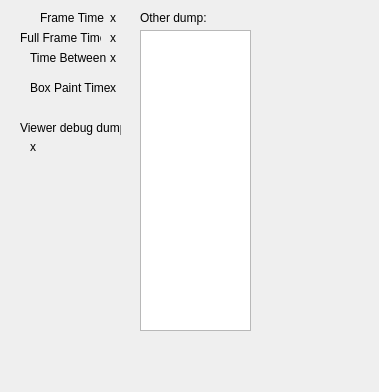
<?xml version="1.0" encoding="UTF-8"?>
<ui version="4.0">
 <class>StatsWindow</class>
 <widget class="QWidget" name="StatsWindow">
  <property name="geometry">
   <rect>
    <x>0</x>
    <y>0</y>
    <width>379</width>
    <height>392</height>
   </rect>
  </property>
  <property name="windowTitle">
   <string>Form</string>
  </property>
  <widget class="QLabel" name="label">
   <property name="geometry">
    <rect>
     <x>40</x>
     <y>10</y>
     <width>71</width>
     <height>16</height>
    </rect>
   </property>
   <property name="text">
    <string>Frame Time</string>
   </property>
  </widget>
  <widget class="QLabel" name="label_2">
   <property name="geometry">
    <rect>
     <x>20</x>
     <y>30</y>
     <width>81</width>
     <height>16</height>
    </rect>
   </property>
   <property name="text">
    <string>Full Frame Time</string>
   </property>
  </widget>
  <widget class="QLabel" name="label_3">
   <property name="geometry">
    <rect>
     <x>30</x>
     <y>50</y>
     <width>81</width>
     <height>16</height>
    </rect>
   </property>
   <property name="text">
    <string>Time Between</string>
   </property>
  </widget>
  <widget class="QLabel" name="label_4">
   <property name="geometry">
    <rect>
     <x>30</x>
     <y>80</y>
     <width>81</width>
     <height>16</height>
    </rect>
   </property>
   <property name="text">
    <string>Box Paint Time</string>
   </property>
  </widget>
  <widget class="QLabel" name="frame_time">
   <property name="geometry">
    <rect>
     <x>110</x>
     <y>10</y>
     <width>71</width>
     <height>16</height>
    </rect>
   </property>
   <property name="text">
    <string>x</string>
   </property>
  </widget>
  <widget class="QLabel" name="full_frame_time">
   <property name="geometry">
    <rect>
     <x>110</x>
     <y>30</y>
     <width>71</width>
     <height>16</height>
    </rect>
   </property>
   <property name="text">
    <string>x</string>
   </property>
  </widget>
  <widget class="QLabel" name="time_between">
   <property name="geometry">
    <rect>
     <x>110</x>
     <y>50</y>
     <width>71</width>
     <height>16</height>
    </rect>
   </property>
   <property name="text">
    <string>x</string>
   </property>
  </widget>
  <widget class="QLabel" name="box_time">
   <property name="geometry">
    <rect>
     <x>110</x>
     <y>80</y>
     <width>71</width>
     <height>16</height>
    </rect>
   </property>
   <property name="text">
    <string>x</string>
   </property>
  </widget>
  <widget class="QLabel" name="label_5">
   <property name="geometry">
    <rect>
     <x>20</x>
     <y>120</y>
     <width>101</width>
     <height>16</height>
    </rect>
   </property>
   <property name="text">
    <string>Viewer debug dump:</string>
   </property>
  </widget>
  <widget class="QLabel" name="debug_dump">
   <property name="geometry">
    <rect>
     <x>30</x>
     <y>140</y>
     <width>101</width>
     <height>141</height>
    </rect>
   </property>
   <property name="text">
    <string>x</string>
   </property>
   <property name="alignment">
    <set>Qt::AlignLeading|Qt::AlignLeft|Qt::AlignTop</set>
   </property>
   <property name="wordWrap">
    <bool>true</bool>
   </property>
  </widget>
  <widget class="QLabel" name="label_6">
   <property name="geometry">
    <rect>
     <x>140</x>
     <y>10</y>
     <width>101</width>
     <height>16</height>
    </rect>
   </property>
   <property name="text">
    <string>Other dump:</string>
   </property>
  </widget>
  <widget class="QTextBrowser" name="other">
   <property name="geometry">
    <rect>
     <x>140</x>
     <y>30</y>
     <width>111</width>
     <height>301</height>
    </rect>
   </property>
  </widget>
 </widget>
 <resources/>
 <connections/>
</ui>
